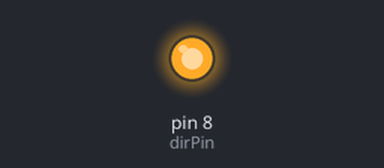
Recording of a sketch running on a simulated Arduino Uno, built with avr-gcc and run on an emulated ATmega328P. Shown: output pins drawn as LEDs (lit = HIGH). Pins used as bus, display or sensor lines are not drawn.

Above: at 1.5 s.
At 4.7 s:
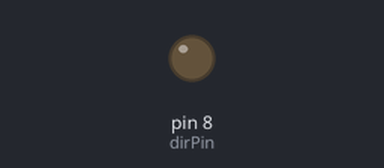
Timing chart, 0 to 8.1 s (numbered marks = the images above):
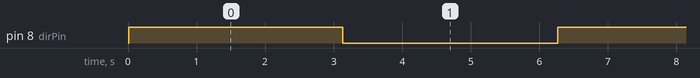

Measured:
- by itself, pin 8 (dirPin): alternates HIGH for 3.1 s and LOW for 3.1 s

The sketch:

Camslide.ino
```cpp
#include <SoftwareSerial.h>

SoftwareSerial Genotronex(10, 11);


int dirPin = 8;
int stepperPin = 9;
String inData="";
String dinData="";
int sliderspeed=1;
int sliderdist=1;


void setup() {

  Genotronex.begin(9600);


   pinMode(dirPin, OUTPUT);
 pinMode(stepperPin, OUTPUT);

}
 void step(boolean dir,int steps,int sldrspeed){
 digitalWrite(dirPin,dir);
 delay(5);
 for(int i=0;i<(steps);i++){
    for(int j=0;j<32;j++){
   digitalWrite(stepperPin, HIGH);
   delayMicroseconds(200+(sldrspeed-1)*2000);
   digitalWrite(stepperPin, LOW);
   delayMicroseconds(200+(sldrspeed-1)*2000);
    }
 }
}
void loop() {
 Genotronex.println("Left ! ");
 step(true,200*sliderdist,sliderspeed);
 delay(500);
  step(false,200*sliderdist,sliderspeed);
 delay(500);
  Genotronex.println("Reverse ! ");
  }
```
